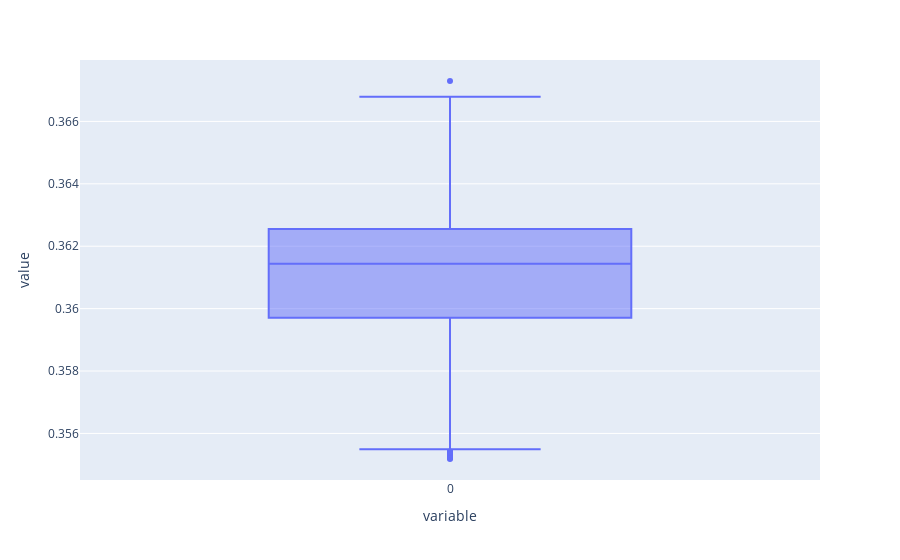

The code cell stored with this chart in its notebook:
### Code cell
correlation_fig = px.box(correlation_factor_list)
correlation_fig

### Figure 1 — Plotly figure (JSON) as saved in the notebook; plotly's stock layout.template omitted (floating-point values rounded to 4 significant figures; data arrays with more than 128 entries replaced by an {"elided": "..."} marker saying what was removed)
{"data": [{"alignmentgroup": "True", "hovertemplate": "variable=%{x}<br>value=%{y}<extra></extra>", "legendgroup": "", "marker": {"color": "#636efa"}, "name": "", "notched": false, "offsetgroup": "", "orientation": "v", "showlegend": false, "type": "box", "x": {"elided": "1000 str values"}, "x0": " ", "xaxis": "x", "y": {"elided": "1000 float values"}, "y0": " ", "yaxis": "y"}], "layout": {"boxmode": "group", "legend": {"tracegroupgap": 0}, "margin": {"t": 60}, "xaxis": {"anchor": "y", "domain": [0, 1], "title": {"text": "variable"}}, "yaxis": {"anchor": "x", "domain": [0, 1], "title": {"text": "value"}}}}
